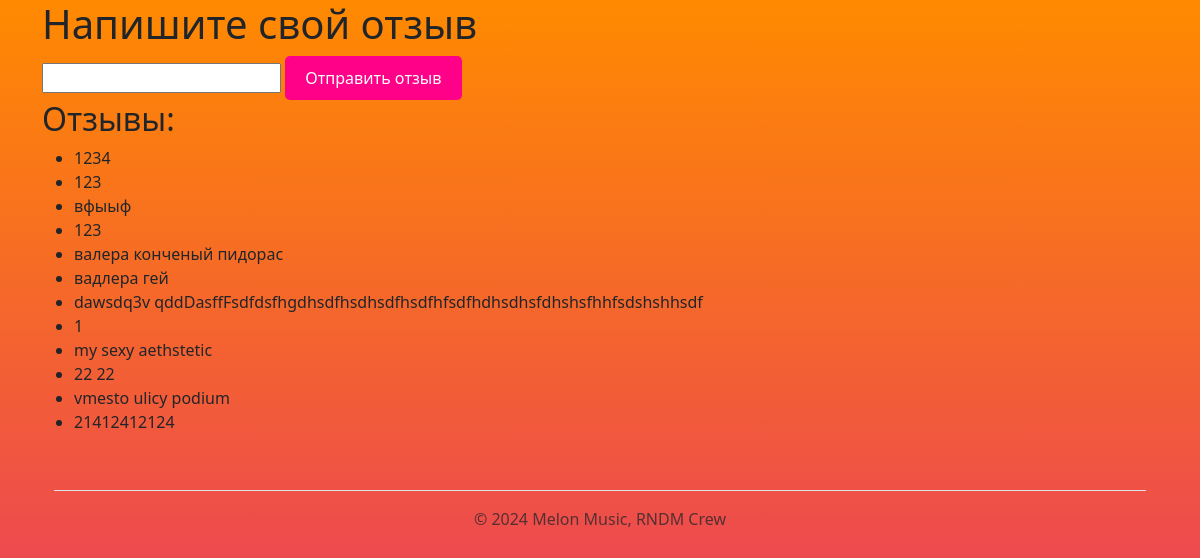
The page / on the database its author committed.
### main.py (models this page shows)
class Review(db.Model):
    id = db.Column(db.Integer, primary_key = True)
    text = db.Column(db.String(500), nullable = False)
    approved = db.Column(db.Boolean, default = False)

### main.py (the view)
@app.route('/')
def index():
    reviews = Review.query.filter_by(approved = True).all()
    return render_template('index.html', reviews = reviews)

### templates/index.html (shortened to what this page needs)
<!DOCTYPE html>
<html lang="ru">
<div class="container">
    <link rel="stylesheet" href="https://cdn.jsdelivr.net/npm/bootstrap@5.3.3/dist/css/bootstrap.min.css">
    <link rel="stylesheet" href="{{ url_for('static', filename='css/main.css')}}">
    <head>
</head>
<body>
<h1>Напишите свой отзыв</h1>
    <form action="/send" method="post">
        <input type = "text" name="review"  required>
        <button class="orange-button" type="submit">Отправить отзыв</button>
    </form>
    <h2>Отзывы:</h2>
    <ul>
        {% for review in reviews %}
            <li>{{ review.text }}</li>
        {% endfor %}
    </ul>
    <footer class="container py-3 my-4">
    <ul class="nav justify-content-center border-bottom pb-3 mb-3">
    </ul>
    <p class="text-center text-body-secondary">© 2024 Melon Music, RNDM Crew</p>
    </footer>
</body>
    </div>
</html>

### static/css/main.css (style rules this page uses)
body { height: 100vh; background: linear-gradient(0deg,#e52e71,#ff8a00); }
.orange-button { background-color: #f08; color: white; border: none; border-radius: 5px; padding: 10px 20px; cursor: pointer; font-size: 16px; position: relative; }

### rows shown on the page
Review: text "1234"
Review: text "123"
Review: text "вфыыф"
Review: text "123"
Review: text "валера конченый пидорас"
Review: text "вадлера гей"
Review: text "dawsdq3v qddDasffFsdfdsfhgdhsdfhsdhsdfhsdfhfsdfhdhsdhsfdhshsfhhfsdshshhsdf"
Review: text "1"
Review: text "my sexy aethstetic"
Review: text "22 22"
Review: text "vmesto ulicy podium"
Review: text "21412412124"
